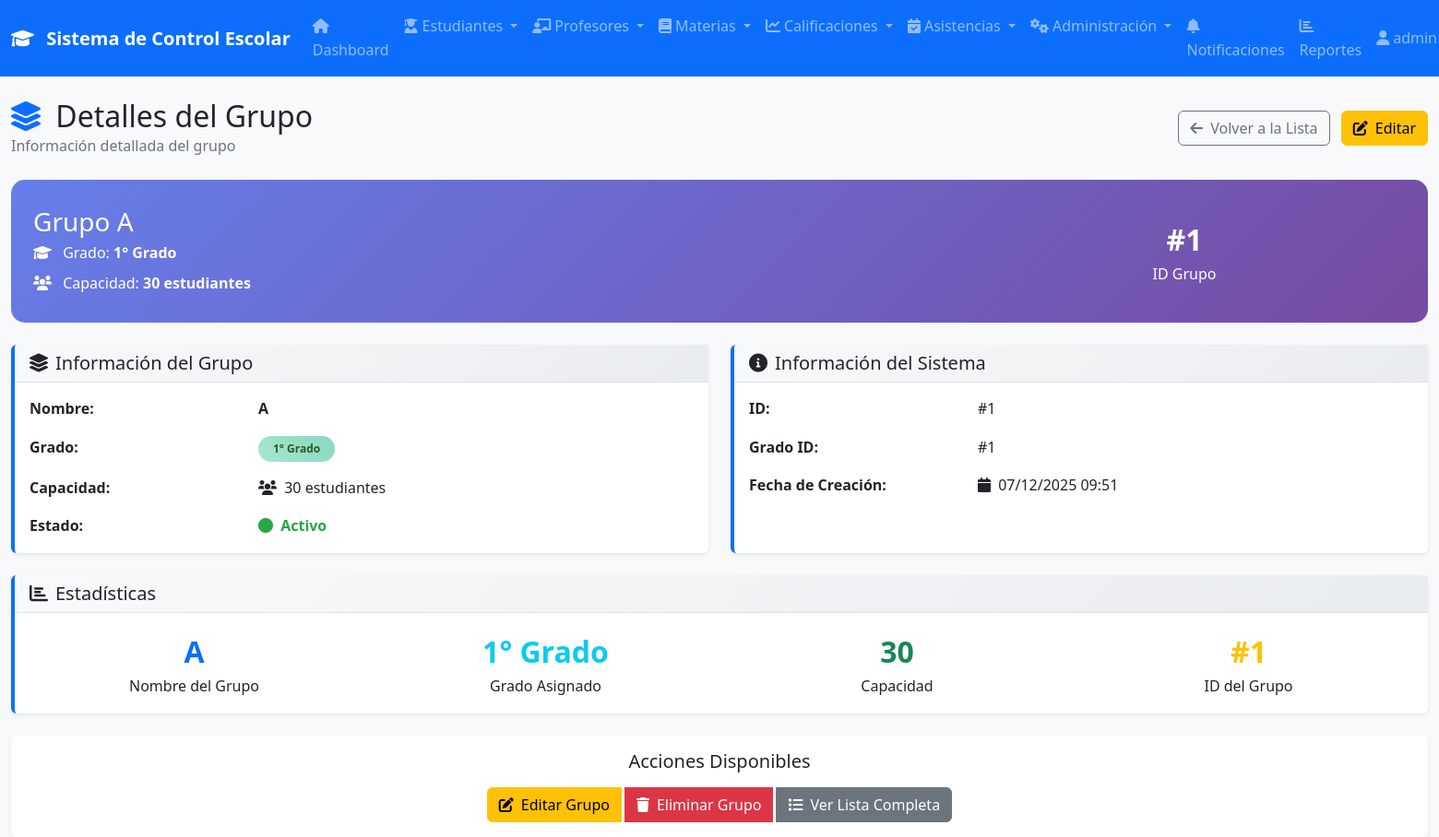
Screenshot of /modules/grupos/ver.php?id=1 (signed in) with the database file from the repository.
### tables this page shows
CREATE TABLE IF NOT EXISTS `grupos` (
  `id` int NOT NULL AUTO_INCREMENT,
  `nombre` varchar(10) NOT NULL,
  `grado_id` int NOT NULL,
  `capacidad` int DEFAULT '30',
  `estado` enum('activo','inactivo') NOT NULL DEFAULT 'activo',
  `fecha_creacion` timestamp NULL DEFAULT CURRENT_TIMESTAMP,
  PRIMARY KEY (`id`),
  KEY `grado_id` (`grado_id`)
);

CREATE TABLE IF NOT EXISTS `grados` (
  `id` int NOT NULL AUTO_INCREMENT,
  `nombre` varchar(50) NOT NULL,
  `descripcion` text,
  `estado` enum('activo','inactivo') NOT NULL DEFAULT 'activo',
  `fecha_creacion` timestamp NULL DEFAULT CURRENT_TIMESTAMP,
  PRIMARY KEY (`id`)
);

### modules/grupos/ver.php (the view, shortened to what this page needs)
<?php
$page_title = 'Detalles del Grupo';
$grupo_id = isset($_GET['id']) ? (int)$_GET['id'] : 0;
try {
    $pdo = conectarDB();
    $sql = "
        SELECT g.*, gr.nombre as grado_nombre
        FROM grupos g
        LEFT JOIN grados gr ON g.grado_id = gr.id
        WHERE g.id = ?
    ";
    $stmt = $pdo->prepare($sql);
    $stmt->execute([$grupo_id]);
    $grupo = $stmt->fetch(PDO::FETCH_ASSOC);
} catch (Exception $e) {
    $_SESSION['error'] = 'Error al cargar los datos del grupo: ' . $e->getMessage();
    redirect('index.php');
}
include __DIR__ . '/../../includes/navbar.php';
?>
<!DOCTYPE html>
<html lang="es">
<head>
    <link href="https://cdn.jsdelivr.net/npm/bootstrap@5.1.3/dist/css/bootstrap.min.css" rel="stylesheet">
    <link href="https://cdnjs.cloudflare.com/ajax/libs/font-awesome/6.0.0/css/all.min.css" rel="stylesheet">
    <link href="../../assets/css/style.css" rel="stylesheet">
</head>
<body>
    <div class="container-fluid mt-4">
        <div class="row">
            <div class="col-12">
                <div class="d-flex justify-content-between align-items-center mb-4">
                    <div>
                        <h2 class="mb-0">
                            <i class="fas fa-layer-group me-2 text-primary"></i>
                            <?php echo $page_title; ?>
                        </h2>
                        <p class="text-muted mb-0">Información detallada del grupo</p>
                    </div>
                    <div>
                        <a href="index.php" class="btn btn-outline-secondary me-2">
                            <i class="fas fa-arrow-left me-2"></i>Volver a la Lista
                        </a>
                        <a href="editar.php?id=<?php echo $grupo['id']; ?>" class="btn btn-warning">
                            <i class="fas fa-edit me-2"></i>Editar
                        </a>
                    </div>
                </div>
                <div class="grupo-header p-4 mb-4">
                    <div class="row align-items-center">
                        <div class="col-md-8">
                            <h3 class="mb-1">
                                Grupo <?php echo htmlspecialchars($grupo['nombre']); ?>
                            </h3>
                            <p class="mb-2">
                                <i class="fas fa-graduation-cap me-2"></i>
                                Grado: <strong><?php echo htmlspecialchars($grupo['grado_nombre'] ?? 'Sin grado'); ?></strong>
                            </p>
                            <p class="mb-0">
                                <i class="fas fa-users me-2"></i>
                                Capacidad: <strong><?php echo $grupo['capacidad'] ?? 'Sin límite'; ?> estudiantes</strong>
                            </p>
                        </div>
                        <div class="col-md-4 text-end">
                            <div class="stat-item">
                                <div class="stat-value text-white">#<?php echo $grupo['id']; ?></div>
                                <div>ID Grupo</div>
                            </div>
                        </div>
                    </div>
                </div>
                <div class="row">
                    <div class="col-lg-6 mb-4">
                        <div class="card info-card h-100">
                            <div class="card-header">
                                <h5 class="mb-0">
                                    <i class="fas fa-layer-group me-2"></i>Información del Grupo
                                </h5>
                            </div>
                            <div class="card-body">
                                <div class="row mb-3">
                                    <div class="col-sm-4">
                                        <strong>Nombre:</strong>
                                    </div>
                                    <div class="col-sm-8">
                                        <strong><?php echo htmlspecialchars($grupo['nombre']); ?></strong>
                                    </div>
                                </div>
                                <div class="row mb-3">
                                    <div class="col-sm-4">
                                        <strong>Grado:</strong>
                                    </div>
                                    <div class="col-sm-8">
                                        <span class="badge grado-badge">
                                            <?php echo htmlspecialchars($grupo['grado_nombre'] ?? 'Sin grado'); ?>
                                        </span>
                                    </div>
                                </div>
                                <div class="row mb-3">
                                    <div class="col-sm-4">
                                        <strong>Capacidad:</strong>
                                    </div>
                                    <div class="col-sm-8">
                                        <i class="fas fa-users me-1"></i>
                                        <?php echo $grupo['capacidad'] ?? 'Sin límite'; ?> estudiantes
                                    </div>
                                </div>
                                <div class="row">
                                    <div class="col-sm-4">
                                        <strong>Estado:</strong>
                                    </div>
                                    <div class="col-sm-8">
                                        <?php
                                        $clase_estado = $grupo['estado'] === 'activo' ? 'estado-activo' : 'estado-inactivo';
                                        ?>
                                        <span class="<?php echo $clase_estado; ?>">
                                            <i class="fas fa-circle me-1"></i>
                                            <?php echo ucfirst($grupo['estado']); ?>
                                        </span>
                                    </div>
                                </div>
                            </div>
                        </div>
                    </div>
                    <div class="col-lg-6 mb-4">
                        <div class="card info-card h-100">
                            <div class="card-header">
                                <h5 class="mb-0">
                                    <i class="fas fa-info-circle me-2"></i>Información del Sistema
                                </h5>
                            </div>
                            <div class="card-body">
                                <div class="row mb-3">
                                    <div class="col-sm-4">
                                        <strong>ID:</strong>
                                    </div>
                                    <div class="col-sm-8">
                                        #<?php echo $grupo['id']; ?>
                                    </div>
                                </div>
                                <div class="row mb-3">
                                    <div class="col-sm-4">
                                        <strong>Grado ID:</strong>
                                    </div>
                                    <div class="col-sm-8">
                                        #<?php echo $grupo['grado_id']; ?>
                                    </div>
                                </div>
                                <div class="row mb-3">
                                    <div class="col-sm-4">
                                        <strong>Fecha de Creación:</strong>
                                    </div>
                                    <div class="col-sm-8">
                                        <i class="fas fa-calendar me-1"></i>
                                        <?php echo date('d/m/Y H:i', strtotime($grupo['fecha_creacion'])); ?>
                                    </div>
                                </div>
                            </div>
                        </div>
                    </div>
                    <div class="col-lg-12 mb-4">
                        <div class="card info-card">
                            <div class="card-header">
                                <h5 class="mb-0">
                                    <i class="fas fa-chart-bar me-2"></i>Estadísticas
                                </h5>
                            </div>
                            <div class="card-body">
                                <div class="row">
                                    <div class="col-md-3">
                                        <div class="text-center">
                                            <div class="stat-value text-primary"><?php echo htmlspecialchars($grupo['nombre']); ?></div>
                                            <div>Nombre del Grupo</div>
                                        </div>
                                    </div>
                                    <div class="col-md-3">
                                        <div class="text-center">
                                            <div class="stat-value text-info"><?php echo htmlspecialchars($grupo['grado_nombre'] ?? 'Sin grado'); ?></div>
                                            <div>Grado Asignado</div>
                                        </div>
                                    </div>
                                    <div class="col-md-3">
                                        <div class="text-center">
                                            <div class="stat-value text-success"><?php echo $grupo['capacidad'] ?? '∞'; ?></div>
                                            <div>Capacidad</div>
                                        </div>
                                    </div>
                                    <div class="col-md-3">
                                        <div class="text-center">
                                            <div class="stat-value text-warning">#<?php echo $grupo['id']; ?></div>
                                            <div>ID del Grupo</div>
                                        </div>
                                    </div>
                                </div>
                            </div>
                        </div>
                    </div>
                </div>
                <div class="card">
                    <div class="card-body text-center">
                        <h5 class="mb-3">Acciones Disponibles</h5>
                        <div class="btn-group" role="group">
                            <a href="editar.php?id=<?php echo $grupo['id']; ?>" class="btn btn-warning">
                                <i class="fas fa-edit me-2"></i>Editar Grupo
                            </a>
                            <button type="button" class="btn btn-danger" onclick="eliminarGrupo(<?php echo $grupo['id']; ?>, '<?php echo htmlspecialchars($grupo['nombre']); ?>')">
                                <i class="fas fa-trash me-2"></i>Eliminar Grupo
                            </button>
                            <a href="index.php" class="btn btn-secondary">
                                <i class="fas fa-list me-2"></i>Ver Lista Completa
                            </a>
                        </div>
                    </div>
                </div>
            </div>
        </div>
    </div>
</body>
</html>

### assets/css/style.css (style rules this page uses)
:root { --primary-color: #0d6efd; --secondary-color: #6c757d; --success-color: #198754; --danger-color: #dc3545; --warning-color: #ffc107; --info-color: #0dcaf0; --light-color: #f8f9fa; --dark-color: #212529; --border-radius: 0.375rem; --box-shadow: 0 0.125rem 0.25rem rgba(0, 0, 0, 0.075); }
body { font-family: 'Segoe UI', Tahoma, Geneva, Verdana, sans-serif; background-color: #f8f9fa; line-height: 1.6; }
.card { border: none; border-radius: var(--border-radius); box-shadow: var(--box-shadow); transition: transform 0.2s ease, box-shadow 0.2s ease; }
.card-header { background-color: #f8f9fa; border-bottom: 1px solid #dee2e6; font-weight: 600; }
.btn { border-radius: var(--border-radius); font-weight: 500; transition: all 0.3s ease; }
.btn-group .btn { margin-right: 0.25rem; }
.btn-group .btn:last-child { margin-right: 0; }
.badge { font-size: 0.75rem; font-weight: 500; padding: 0.375rem 0.75rem; }
.btn { font-weight: 500; }
.card-header { background: linear-gradient(135deg, #f8f9fa 0%, #e9ecef 100%); border-bottom: 1px solid #dee2e6; }

### modules/grupos/ver.php (style rules this page uses)
.info-card { border-left: 4px solid #0d6efd; transition: transform 0.2s; }
.grupo-header { background: linear-gradient(135deg, #667eea 0%, #764ba2 100%); color: white; border-radius: 15px; }
.stat-item { text-align: center; padding: 15px; }
.stat-value { font-size: 2rem; font-weight: bold; color: #0d6efd; }
.grado-badge { background: linear-gradient(45deg, #a8e6cf, #88d8c0); color: #2d5a27; padding: 8px 16px; border-radius: 20px; font-weight: bold; }
.estado-activo { color: #28a745; font-weight: bold; }

### rows the page displays
grupos: nombre "A", grado.nombre "1° Grado", capacidad "30", id "1", estado "Activo", grado "1", fecha_creacion "07/12/2025 09:51"

### other values shown
SITE_NAME "Sistema de Control Escolar"
$_SESSION['username'] "admin…"
$page_title "Detalles del Grupo"
